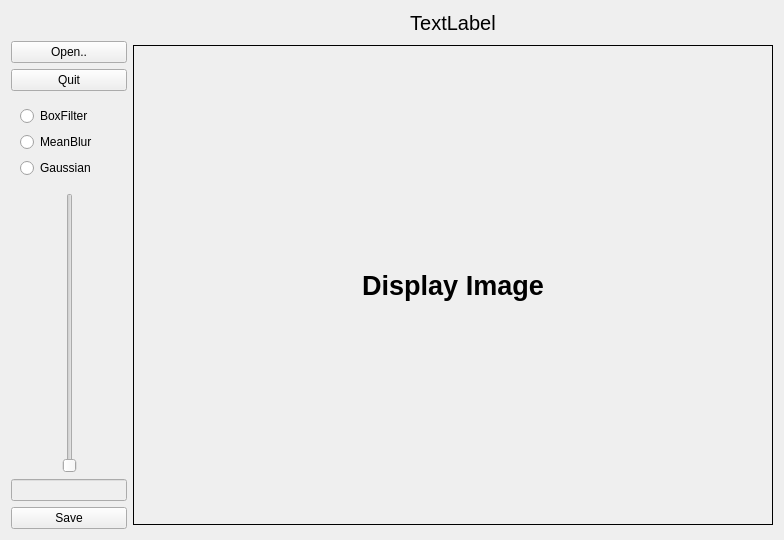
<?xml version="1.0" encoding="UTF-8"?>
<ui version="4.0">
 <class>mydemo</class>
 <widget class="QWidget" name="mydemo">
  <property name="geometry">
   <rect>
    <x>0</x>
    <y>0</y>
    <width>784</width>
    <height>540</height>
   </rect>
  </property>
  <property name="windowTitle">
   <string>Form</string>
  </property>
  <layout class="QHBoxLayout" name="horizontalLayout_4">
   <item>
    <layout class="QVBoxLayout" name="verticalLayout_3">
     <item>
      <layout class="QHBoxLayout" name="horizontalLayout">
       <item>
        <spacer name="horizontalSpacer">
         <property name="orientation">
          <enum>Qt::Horizontal</enum>
         </property>
         <property name="sizeHint" stdset="0">
          <size>
           <width>40</width>
           <height>20</height>
          </size>
         </property>
        </spacer>
       </item>
       <item>
        <widget class="QLabel" name="label_txt">
         <property name="sizePolicy">
          <sizepolicy hsizetype="Fixed" vsizetype="Preferred">
           <horstretch>0</horstretch>
           <verstretch>0</verstretch>
          </sizepolicy>
         </property>
         <property name="minimumSize">
          <size>
           <width>640</width>
           <height>0</height>
          </size>
         </property>
         <property name="maximumSize">
          <size>
           <width>640</width>
           <height>16777215</height>
          </size>
         </property>
         <property name="sizeIncrement">
          <size>
           <width>480</width>
           <height>0</height>
          </size>
         </property>
         <property name="font">
          <font>
           <pointsize>15</pointsize>
          </font>
         </property>
         <property name="text">
          <string>TextLabel</string>
         </property>
         <property name="alignment">
          <set>Qt::AlignCenter</set>
         </property>
        </widget>
       </item>
      </layout>
     </item>
     <item>
      <layout class="QHBoxLayout" name="horizontalLayout_3">
       <item>
        <layout class="QVBoxLayout" name="verticalLayout_2">
         <item>
          <widget class="QPushButton" name="pushButton_open">
           <property name="text">
            <string>Open..</string>
           </property>
          </widget>
         </item>
         <item>
          <widget class="QPushButton" name="pushButton_quit">
           <property name="text">
            <string>Quit</string>
           </property>
          </widget>
         </item>
         <item>
          <widget class="QFrame" name="frame">
           <property name="frameShape">
            <enum>QFrame::NoFrame</enum>
           </property>
           <property name="frameShadow">
            <enum>QFrame::Raised</enum>
           </property>
           <layout class="QVBoxLayout" name="verticalLayout">
            <item>
             <widget class="QRadioButton" name="radioButton">
              <property name="text">
               <string>BoxFilter</string>
              </property>
              <property name="checkable">
               <bool>true</bool>
              </property>
              <property name="checked">
               <bool>false</bool>
              </property>
             </widget>
            </item>
            <item>
             <widget class="QRadioButton" name="radioButton_2">
              <property name="text">
               <string>MeanBlur</string>
              </property>
             </widget>
            </item>
            <item>
             <widget class="QRadioButton" name="radioButton_3">
              <property name="text">
               <string>Gaussian</string>
              </property>
             </widget>
            </item>
           </layout>
          </widget>
         </item>
         <item>
          <layout class="QHBoxLayout" name="horizontalLayout_2">
           <item>
            <spacer name="horizontalSpacer_2">
             <property name="orientation">
              <enum>Qt::Horizontal</enum>
             </property>
             <property name="sizeHint" stdset="0">
              <size>
               <width>40</width>
               <height>20</height>
              </size>
             </property>
            </spacer>
           </item>
           <item>
            <widget class="QSlider" name="verticalSlider">
             <property name="maximum">
              <number>40</number>
             </property>
             <property name="pageStep">
              <number>2</number>
             </property>
             <property name="value">
              <number>0</number>
             </property>
             <property name="sliderPosition">
              <number>0</number>
             </property>
             <property name="orientation">
              <enum>Qt::Vertical</enum>
             </property>
            </widget>
           </item>
           <item>
            <spacer name="horizontalSpacer_3">
             <property name="orientation">
              <enum>Qt::Horizontal</enum>
             </property>
             <property name="sizeHint" stdset="0">
              <size>
               <width>40</width>
               <height>20</height>
              </size>
             </property>
            </spacer>
           </item>
          </layout>
         </item>
         <item>
          <widget class="QLineEdit" name="lineEdit">
           <property name="enabled">
            <bool>false</bool>
           </property>
           <property name="text">
            <string/>
           </property>
           <property name="alignment">
            <set>Qt::AlignCenter</set>
           </property>
          </widget>
         </item>
         <item>
          <widget class="QPushButton" name="pushButton_save">
           <property name="text">
            <string>Save</string>
           </property>
          </widget>
         </item>
        </layout>
       </item>
       <item>
        <widget class="QLabel" name="label">
         <property name="sizePolicy">
          <sizepolicy hsizetype="Fixed" vsizetype="Fixed">
           <horstretch>0</horstretch>
           <verstretch>0</verstretch>
          </sizepolicy>
         </property>
         <property name="minimumSize">
          <size>
           <width>640</width>
           <height>480</height>
          </size>
         </property>
         <property name="maximumSize">
          <size>
           <width>640</width>
           <height>480</height>
          </size>
         </property>
         <property name="sizeIncrement">
          <size>
           <width>640</width>
           <height>480</height>
          </size>
         </property>
         <property name="font">
          <font>
           <pointsize>20</pointsize>
           <weight>75</weight>
           <bold>true</bold>
          </font>
         </property>
         <property name="styleSheet">
          <string notr="true"/>
         </property>
         <property name="frameShape">
          <enum>QFrame::Box</enum>
         </property>
         <property name="frameShadow">
          <enum>QFrame::Plain</enum>
         </property>
         <property name="text">
          <string>Display Image</string>
         </property>
         <property name="alignment">
          <set>Qt::AlignCenter</set>
         </property>
        </widget>
       </item>
      </layout>
     </item>
    </layout>
   </item>
  </layout>
 </widget>
 <resources/>
 <connections/>
</ui>
